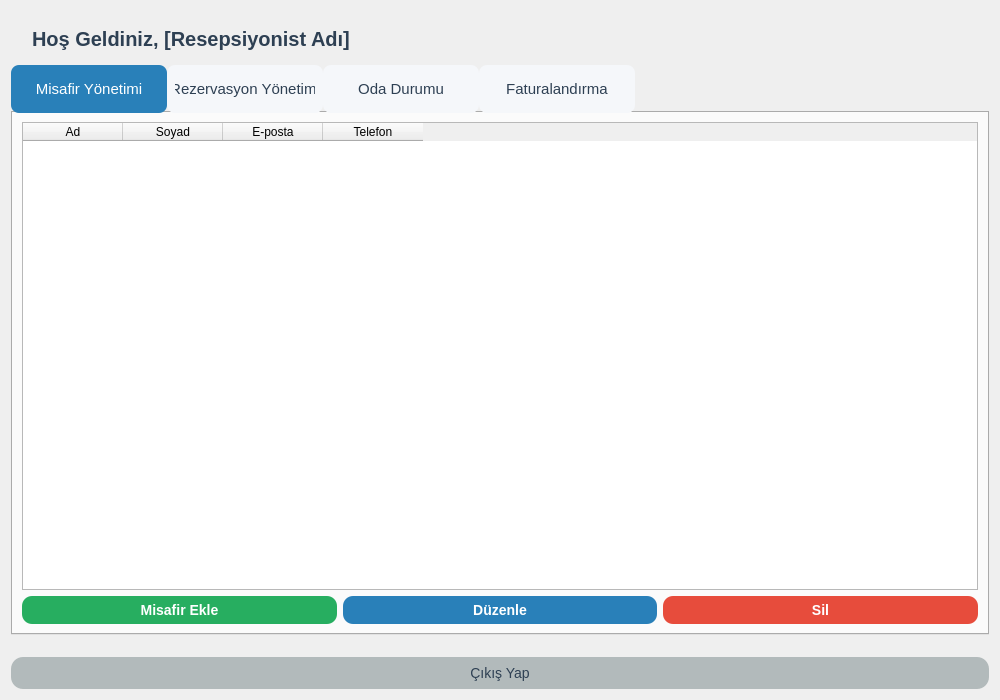
<?xml version="1.0" encoding="UTF-8"?>
<ui version="4.0">
 <class>ReceptionistDashboard</class>
 <widget class="QWidget" name="ReceptionistDashboard">
  <property name="geometry">
   <rect>
    <x>0</x>
    <y>0</y>
    <width>1000</width>
    <height>700</height>
   </rect>
  </property>
  <property name="windowTitle">
   <string>Resepsiyonist Paneli</string>
  </property>
  <layout class="QVBoxLayout" name="mainLayout">
   <item>
    <widget class="QLabel" name="welcomeLabel">
     <property name="text">
      <string>Hoş Geldiniz, [Resepsiyonist Adı]</string>
     </property>
     <property name="styleSheet">
      <string>font-size: 20px; font-weight: bold; color: #2E4053; margin: 16px 0 8px 16px;</string>
     </property>
    </widget>
   </item>
   <item>
    <widget class="QTabWidget" name="tabWidget">
     <property name="styleSheet">
      <string>QTabBar::tab { min-width: 140px; min-height: 32px; font-size: 15px; border-radius: 8px; padding: 8px; } QTabBar::tab:selected { background: #2980B9; color: white; } QTabBar::tab:!selected { background: #F5F7FA; color: #2E4053; }</string>
     </property>
     <widget class="QWidget" name="guestManagementTab">
      <attribute name="title">
       <string>Misafir Yönetimi</string>
      </attribute>
      <layout class="QVBoxLayout" name="guestLayout">
       <item>
        <widget class="QTableWidget" name="guestTable">
         <property name="columnCount">
          <number>4</number>
         </property>
         <property name="rowCount">
          <number>0</number>
         </property>
         <column>
          <property name="text">
           <string>Ad</string>
          </property>
         </column>
         <column>
          <property name="text">
           <string>Soyad</string>
          </property>
         </column>
         <column>
          <property name="text">
           <string>E-posta</string>
          </property>
         </column>
         <column>
          <property name="text">
           <string>Telefon</string>
          </property>
         </column>
        </widget>
       </item>
       <item>
        <layout class="QHBoxLayout" name="guestButtonLayout">
         <item>
          <widget class="QPushButton" name="addGuestButton">
           <property name="text">
            <string>Misafir Ekle</string>
           </property>
           <property name="styleSheet">
            <string>QPushButton { background-color: #27AE60; color: white; border-radius: 10px; padding: 6px 24px; font-size: 14px; font-weight: bold; } QPushButton:hover { background-color: #F39C12; }</string>
           </property>
          </widget>
         </item>
         <item>
          <widget class="QPushButton" name="editGuestButton">
           <property name="text">
            <string>Düzenle</string>
           </property>
           <property name="styleSheet">
            <string>QPushButton { background-color: #2980B9; color: white; border-radius: 10px; padding: 6px 24px; font-size: 14px; font-weight: bold; } QPushButton:hover { background-color: #1ABC9C; }</string>
           </property>
          </widget>
         </item>
         <item>
          <widget class="QPushButton" name="deleteGuestButton">
           <property name="text">
            <string>Sil</string>
           </property>
           <property name="styleSheet">
            <string>QPushButton { background-color: #E74C3C; color: white; border-radius: 10px; padding: 6px 24px; font-size: 14px; font-weight: bold; } QPushButton:hover { background-color: #85929E; }</string>
           </property>
          </widget>
         </item>
        </layout>
       </item>
      </layout>
     </widget>
     <widget class="QWidget" name="reservationManagementTab">
      <attribute name="title">
       <string>Rezervasyon Yönetimi</string>
      </attribute>
      <layout class="QVBoxLayout" name="reservationLayout">
       <item>
        <widget class="QTableWidget" name="reservationTable">
         <property name="columnCount">
          <number>6</number>
         </property>
         <property name="rowCount">
          <number>0</number>
         </property>
         <column>
          <property name="text">
           <string>Misafir</string>
          </property>
         </column>
         <column>
          <property name="text">
           <string>Oda</string>
          </property>
         </column>
         <column>
          <property name="text">
           <string>Giriş</string>
          </property>
         </column>
         <column>
          <property name="text">
           <string>Çıkış</string>
          </property>
         </column>
         <column>
          <property name="text">
           <string>Durum</string>
          </property>
         </column>
         <column>
          <property name="text">
           <string>Fiyat</string>
          </property>
         </column>
        </widget>
       </item>
       <item>
        <layout class="QHBoxLayout" name="reservationActionButtonLayout">
         <item>
          <widget class="QPushButton" name="approveReservationButton">
           <property name="text">
            <string>Onayla</string>
           </property>
          </widget>
         </item>
         <item>
          <widget class="QPushButton" name="checkInButton">
           <property name="text">
            <string>Check-in</string>
           </property>
          </widget>
         </item>
         <item>
          <widget class="QPushButton" name="checkOutButton">
           <property name="text">
            <string>Check-out</string>
           </property>
          </widget>
         </item>
         <item>
          <widget class="QPushButton" name="cancelReservationButton">
           <property name="text">
            <string>İptal Et</string>
           </property>
          </widget>
         </item>
        </layout>
       </item>
      </layout>
     </widget>
     <widget class="QWidget" name="roomStatusTab">
      <attribute name="title">
       <string>Oda Durumu</string>
      </attribute>
      <layout class="QVBoxLayout" name="roomStatusLayout">
       <item>
        <widget class="QTableWidget" name="roomStatusTable">
         <property name="columnCount">
          <number>3</number>
         </property>
         <property name="rowCount">
          <number>0</number>
         </property>
         <column>
          <property name="text">
           <string>Oda No</string>
          </property>
         </column>
         <column>
          <property name="text">
           <string>Tip</string>
          </property>
         </column>
         <column>
          <property name="text">
           <string>Durum</string>
          </property>
         </column>
        </widget>
       </item>
       <item>
        <widget class="QPushButton" name="updateRoomStatusButton">
         <property name="text">
          <string>Durumu Güncelle</string>
         </property>
         <property name="styleSheet">
          <string>QPushButton { background-color: #2980B9; color: white; border-radius: 10px; padding: 6px 24px; font-size: 14px; font-weight: bold; } QPushButton:hover { background-color: #1ABC9C; }</string>
         </property>
        </widget>
       </item>
      </layout>
     </widget>
     <widget class="QWidget" name="billingTab">
      <attribute name="title">
       <string>Faturalandırma</string>
      </attribute>
      <layout class="QVBoxLayout" name="billingLayout">
       <item>
        <widget class="QTableWidget" name="billingTable">
         <property name="columnCount">
          <number>4</number>
         </property>
         <property name="rowCount">
          <number>0</number>
         </property>
         <column>
          <property name="text">
           <string>Misafir</string>
          </property>
         </column>
         <column>
          <property name="text">
           <string>Oda</string>
          </property>
         </column>
         <column>
          <property name="text">
           <string>Tutar</string>
          </property>
         </column>
         <column>
          <property name="text">
           <string>Durum</string>
          </property>
         </column>
        </widget>
       </item>
       <item>
        <widget class="QPushButton" name="processPaymentButton">
         <property name="text">
          <string>Ödeme Al</string>
         </property>
         <property name="styleSheet">
          <string>QPushButton { background-color: #27AE60; color: white; border-radius: 10px; padding: 6px 24px; font-size: 14px; font-weight: bold; } QPushButton:hover { background-color: #F39C12; }</string>
         </property>
        </widget>
       </item>
      </layout>
     </widget>
    </widget>
   </item>
   <item>
    <widget class="QPushButton" name="logoutButton">
     <property name="text">
      <string>Çıkış Yap</string>
     </property>
     <property name="styleSheet">
      <string>QPushButton { background-color: #B2BABB; color: #2E4053; border-radius: 12px; padding: 8px 0; font-size: 14px; margin: 16px 0 0 0; } QPushButton:hover { background-color: #85929E; }</string>
     </property>
    </widget>
   </item>
  </layout>
 </widget>
 <resources/>
 <connections/>
</ui> 
